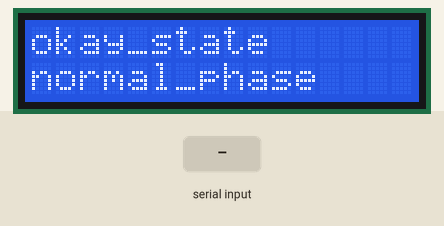
Simulated run of this sketch. Board: Arduino Uno, built with avr-gcc and run on an emulated ATmega328P. Parts: 16×2 character LCD. Inputs (shaded band) come from the test bench. What the sketch prints to the serial monitor is not drawn.

Above: at 1.2 s.
1.3 s: "t" received over Serial
At 2.1 s:
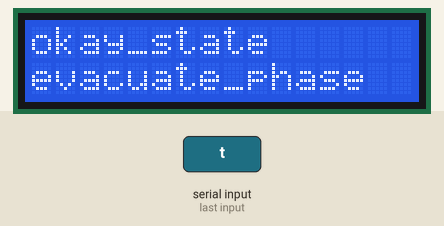
2.8 s: "l" received over Serial
At 3.2 s:
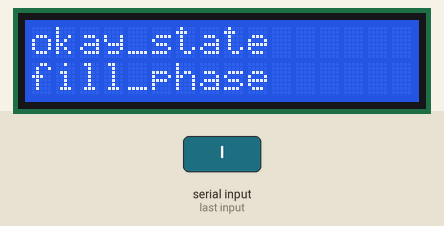
4.3 s: "h" received over Serial
At 5.6 s:
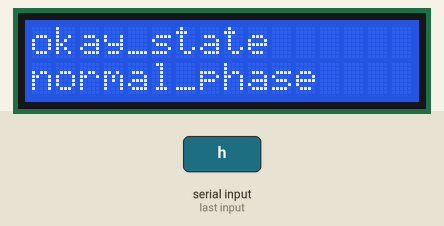
Timing chart, 0 to 7.3 s (numbered marks = the images above; inputs shaded):
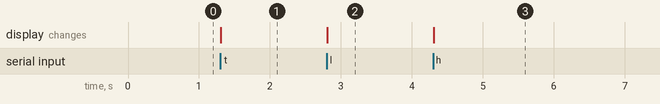

The sketch:

Aquarium_LCD_en_v2.ino
```cpp
#include <LiquidCrystal.h>
LiquidCrystal lcd(12, 11, 5, 4, 3, 2);

char sensor;
// Input via Serial Monitor
// n = emergency sensor
// t = temperature high sensor
// l = low level sensor
// h = high level sensor

enum states {okay_state, emergency_state};
states state;
/* Es gibt grundsätzlich den Status "Notaus" oder "Betrieb".
"Notaus" muss in jedem/r Status, bzw. Phase zuschlagen können.*/
/*******************************************************************/
/* Den Status "Betrieb" kann ich sparen, da "Nicht-Notaus"-Status. */
/*******************************************************************/

enum phases {normal_phase, evacuate_phase, fill_phase};
phases phase;
// Im Status "Betrieb" gibt es 3 Phasen

byte event = true;
// Variable to recognize an event that changes the state or phase

void setup() {
  Serial.begin(9600);
  lcd.begin(16, 2);
}

void loop() {
  if (event) {
    display_monitor();
  }

  sensor = Serial_Monitor();

  switch (state) {
    case emergency_state:
      if (event) {
        emergency();
        event = false;
      }
      break;
    case okay_state:
      if (event) {
        okay();
      }
      if (sensor == 'n') {
        state = emergency_state;
        event = true;
      }
      switch (phase) {
        case normal_phase:
          if (event) {
            normal();
            event = false;
          }
          if (sensor == 't') {
            phase = evacuate_phase;
            event = true;
          }
          break;
        case evacuate_phase:
          if (event) {
            evacuate();
            event = false;
          }
          if (sensor == 'l') {
            phase = fill_phase;
            event = true;
          }
          break;
        case fill_phase:
          if (event) {
            fill();
            event = false;
          }
          if (sensor == 'h') {
            phase = normal_phase;
            event = true;
          }
      }
  }
}

char Serial_Monitor() {
  if (Serial.available()) {
    return Serial.read();
  }
}
void okay() {
  display_state("okay_state      ");
}
void emergency() {
  display_state("emergency_state ");
}
void normal() {
  display_phase("normal_phase    ");
}
void evacuate() {
  display_phase("evacuate_phase  ");
}
void fill() {
  display_phase("fill_phase      ");
}
void display_state(char *state_text) {
  lcd.setCursor(0, 0);
  lcd.print(state_text);
}
void display_phase(char *phase_text) {
  lcd.setCursor(0, 1);
  lcd.print(phase_text);
}
void display_monitor() {
  Serial.print("sensor");
  Serial.print("\t");
  Serial.print(sensor);
  Serial.print("\t");
  Serial.print("state");
  Serial.print("\t");
  Serial.print(state);
  Serial.print("\t");
  Serial.print("phase");
  Serial.print("\t");
  Serial.println(phase);
}
```

Measured:
- after the input at 1.3 s, the display: changes at once (image 1)
- after the input at 2.8 s, the display: changes at once (image 2)
- after the input at 4.3 s, the display: changes at once (image 3)
